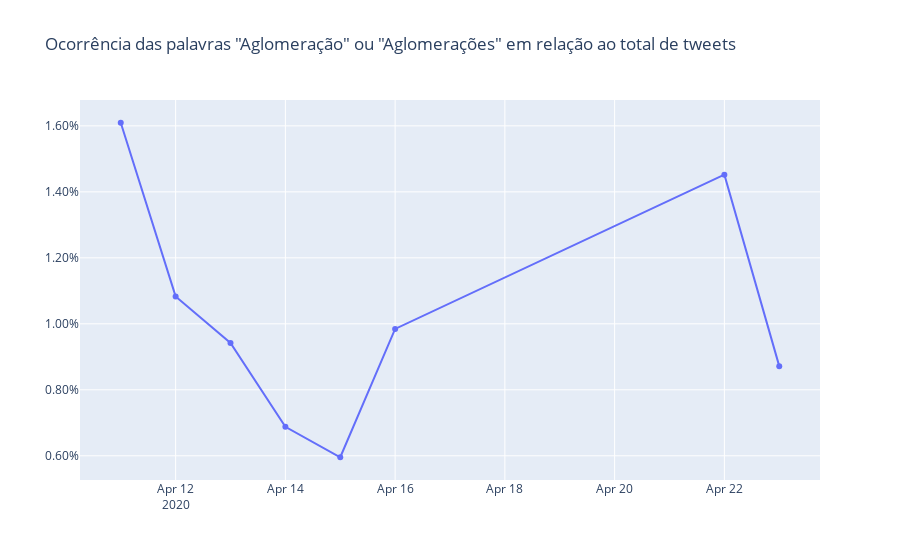

Source (notebook cell):
### Markdown cell above
# "Aglomeração", "Aglomerações"

### Code cell
plotgraph(['aglomeração', 'aglomerações'], True)
plotgraph(['aglomeração', 'aglomerações'], False)

### Figure 1 — Plotly figure (JSON) as saved in the notebook; plotly's stock layout.template omitted (floating-point values rounded to 4 significant figures)
{"data": [{"name": "aglomeração e aglomerações.", "type": "scatter", "x": ["2020-04-11", "2020-04-12", "2020-04-13", "2020-04-14", "2020-04-15", "2020-04-16", "2020-04-22", "2020-04-23"], "y": [0.01609, 0.01083, 0.00942, 0.006878, 0.005956, 0.009845, 0.01452, 0.008717]}], "layout": {"autosize": true, "legend": {"title": {"text": "Palavras:"}}, "title": {"text": "Ocorrência das palavras \"Aglomeração\" ou \"Aglomerações\" em relação ao total de tweets"}, "xaxis": {"autorange": true, "range": ["2020-04-10 07:01:27.8049", "2020-04-23 16:58:32.1951"], "type": "date"}, "yaxis": {"autorange": true, "range": [0.005213, 0.01684], "tickformat": ",.2%", "type": "linear"}}}
